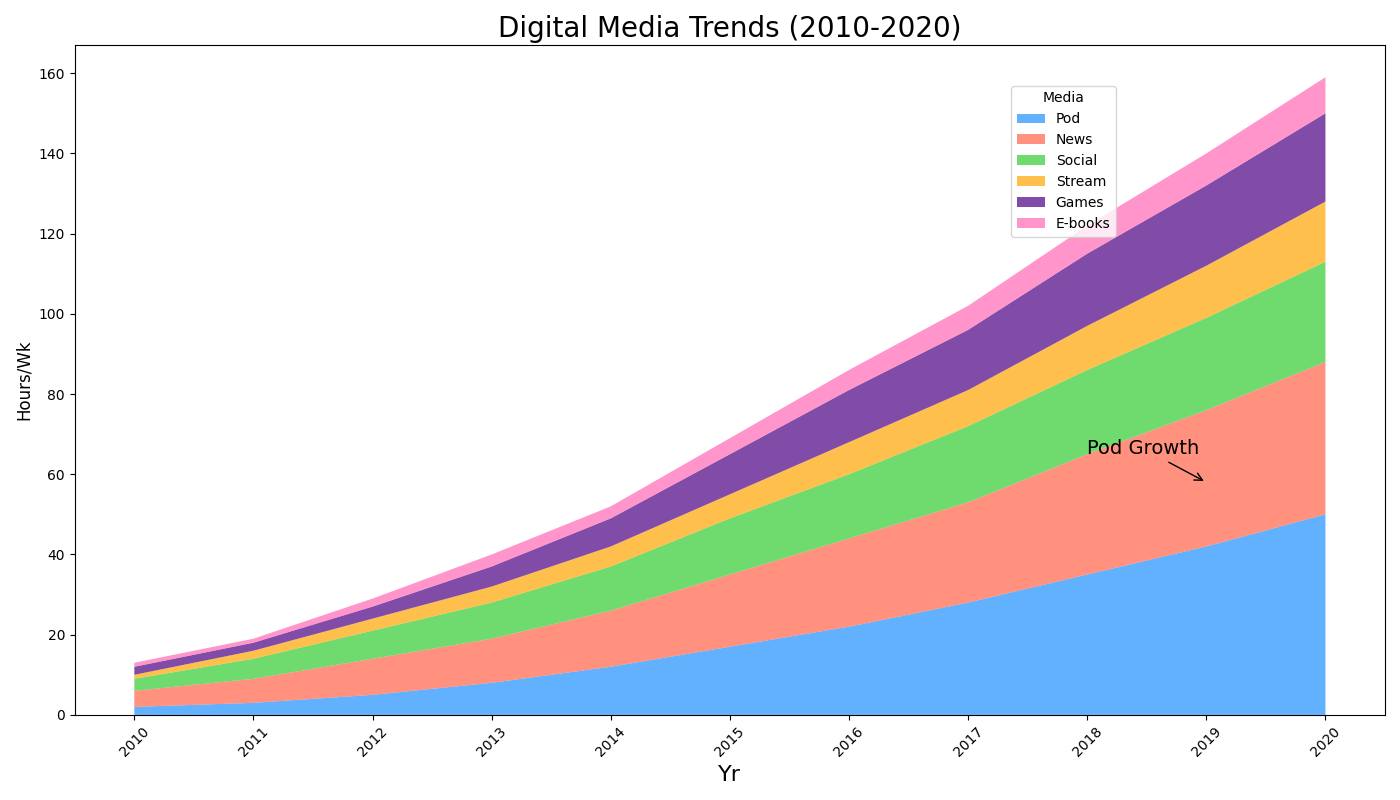

This figure's Python source:
import matplotlib.pyplot as plt
import numpy as np

years = np.arange(2010, 2021)

streaming_services = np.array([2, 3, 5, 8, 12, 17, 22, 28, 35, 42, 50])
social_media = np.array([4, 6, 9, 11, 14, 18, 22, 25, 30, 34, 38])
online_news = np.array([3, 5, 7, 9, 11, 14, 16, 19, 21, 23, 25])
podcasts = np.array([1, 2, 3, 4, 5, 6, 8, 9, 11, 13, 15])
video_games = np.array([2, 2, 3, 5, 7, 10, 13, 15, 18, 20, 22]) 
ebooks = np.array([1, 1, 2, 3, 3, 4, 5, 6, 7, 8, 9])

media_data = np.vstack([streaming_services, social_media, online_news, podcasts, video_games, ebooks])

fig, ax = plt.subplots(figsize=(14, 8))

ax.stackplot(years, media_data, labels=['Pod', 'News', 'Social', 'Stream', 'Games', 'E-books'], 
             colors=['#1e90ff', '#ff6347', '#32cd32', '#ffa500', '#4b0082', '#ff69b4'], alpha=0.7)

ax.set_xlabel('Yr', fontsize=16)
ax.set_ylabel('Hours/Wk', fontsize=12)
ax.set_title("Digital Media Trends (2010-2020)", fontsize=20, fontweight='normal')

ax.set_xticks(years)
ax.set_xticklabels(years, rotation=45)

ax.grid(True, which='minor', linestyle='-.', linewidth=0.7, color='purple', alpha=0.5)

ax.legend(loc='upper right', bbox_to_anchor=(0.8, 0.95), title='Media')

ax.annotate('Pod Growth', xy=(2019, 58), xytext=(2018, 65),
            arrowprops=dict(facecolor='red', arrowstyle='->'), fontsize=14)

plt.tight_layout()

plt.show()
